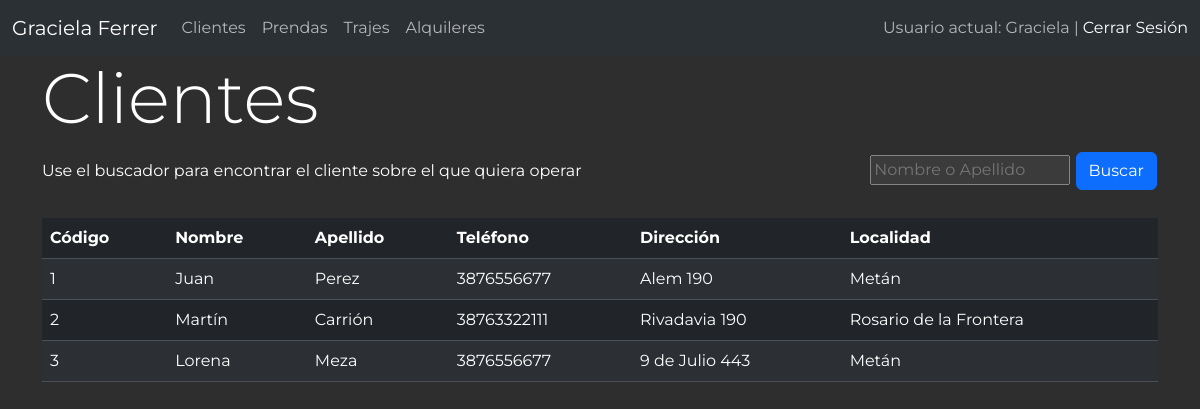
The app's page /clientes/ (signed in) with its own data.
### alquiler/models.py (models this page shows, shortened)
class Cliente(models.Model):
    nombre = models.CharField(max_length=50, null=False, verbose_name='Nombre')
    apellido = models.CharField(max_length=50, null=False, verbose_name='Apellido')
    telefono = models.CharField(max_length=12, blank=True, verbose_name='Teléfono',)
    direccion = models.CharField(max_length=50, blank=True, verbose_name='Dirección',)
    localidad = models.ForeignKey(Localidad, on_delete=models.CASCADE, default=1, related_name='Localidad')
    dni = models.CharField(max_length=8, unique=True, verbose_name='DNI',null=True, blank=True)
    GENERO_CHOICES = [
        ('F', 'Femenino'),
        ('M', 'Masculino'),
        ('O', 'Otro'),
    ]
    genero = models.CharField(max_length=1, choices=GENERO_CHOICES, default='F')
    observacion = models.CharField(max_length=400, blank=True, verbose_name='Observación')
    class Meta:
        db_table = 'cliente'
        verbose_name = 'cliente'
        verbose_name_plural = 'clientes'

class Localidad(models.Model):
    nombre = models.CharField(max_length=50, null=False, verbose_name='Nombre')
    provincia = models.CharField(max_length=20, null=False, verbose_name='Provincia')
    def __str__(self):
        return f'{self.nombre}'
    class Meta:
        db_table = 'localidad'
        verbose_name = 'localidad'
        verbose_name_plural = 'localidades'

### alquiler/views.py (the view)
# urls.py: path('clientes/',views.clientes, name='clientes'),
@login_required
def clientes(request):
    query = request.GET.get('q', '')
    if query:
        terms = query.split()
        filters = Q()
        for term in terms:
            filters |= Q(nombre__icontains=term) | Q(apellido__icontains=term)
        clientes = Cliente.objects.filter(filters)
    else:
        clientes = Cliente.objects.all()
    return render(request, 'clientes.html', {'clientes': clientes, 'query': query})

### alquiler/templates/clientes.html (shortened to what this page needs)
{% extends 'layout.html' %}
{% block content %}
<main class="container">
    <div class="extremos">
        <h1>Clientes</h1>
    </div>
    <div class="extremos">
        <span>Use el buscador para encontrar el cliente sobre el que quiera operar</span>
        <form action="{% url 'clientes' %}" method="get">
            <input type="search" name="q" value="{{ query }}" placeholder="Nombre o Apellido">
            <button class="btn btn-primary" type="submit">Buscar</button>
        </form>
    </div>
    <br>
    <table class="table table-striped">
        <thead>
            <tr>
                <th scope="col">Código</th>
                <th scope="col">Nombre</th>
                <th scope="col">Apellido</th>
                <th scope="col">Teléfono</th>
                <th scope="col">Dirección</th>
                <th scope="col">Localidad</th>
            </tr>
        </thead>
        <tbody>
          {% for cliente in clientes %}
          <tr>
              <td>{{ cliente.id }}</td>
              <td>{{ cliente.nombre }}</td>
              <td>{{ cliente.apellido }}</td>
              <td>{{ cliente.telefono }}</td>
              <td>{{ cliente.direccion }}</td>
              <td>{{ cliente.localidad }}</td>
          </tr>
          {% endfor %}
        </tbody>
      </table>
      <br>
</main>
{% endblock %}

### alquiler/templates/layout.html (shortened to what this page needs)
{% load static %}
<!DOCTYPE html>
<html lang="es" data-bs-theme="dark">
<head>
    <link rel="stylesheet" href="https://cdnjs.cloudflare.com/ajax/libs/font-awesome/5.15.3/css/all.min.css">
    <link rel="stylesheet" href="{% static 'css/bootstrap.min.css'%}">
    <link rel="stylesheet" href="{% static 'css/estilo.css' %}">
</head>
<body>
<nav class="navbar navbar-expand-lg bg-body-tertiary">
  <div class="container-fluid">
    <a class="navbar-brand" href="{% url 'index' %}">Graciela Ferrer</a>
    <div class="collapse navbar-collapse" id="navbarText">
      {% if request.user.is_authenticated %}
      <ul class="navbar-nav me-auto mb-2 mb-lg-0">
        <li class="nav-item">
          <a class="nav-link" href="{% url 'clientes' %}">Clientes</a>
        </li>
        <li class="nav-item">
          <a class="nav-link" href="{% url 'prendas' %}">Prendas</a>
        </li>
        <li class="nav-item">
          <a class="nav-link" href="{% url 'trajes' %}">Trajes</a>
        </li>
        <li class="nav-item">
          <a class="nav-link" href="{% url 'lista_alquileres' %}">Alquileres</a>
        </li>
      </ul>
      <span class="navbar-text">
        Usuario actual: {{ user.username }} |
        <a href="{% url 'salir' %}">Cerrar Sesión</a>
      </span>
      {% endif %}
    </div>
  </div>
</nav>
    {% block content %}
    {% endblock %}
</body>
</html>

### alquiler/static/css/estilo.css (style rules this page uses)
body { margin: 0; font-family: 'Montserrat', sans-serif; background-color: #2e2e2e; color: #FFF; background-repeat: no-repeat; background-size: cover; background-attachment: fixed; }
h1 { font-size: 70px; font-weight: 350; }
a { text-decoration: none; }
button { margin: 4px 1px; }
.extremos { display: flex; justify-content: space-between; align-items: center; }

### records on screen
Cliente: id "1", nombre "Juan", apellido "Perez", telefono "3876556677", direccion "Alem 190", localidad "Metán"
Cliente: id "2", nombre "Martín", apellido "Carrión", telefono "38763322111", direccion "Rivadavia 190", localidad "Rosario de la Frontera"
Cliente: id "3", nombre "Lorena", apellido "Meza", telefono "3876556677", direccion "9 de Julio 443", localidad "Metán"

### other values on screen
{{ user.username }} "Graciela"
